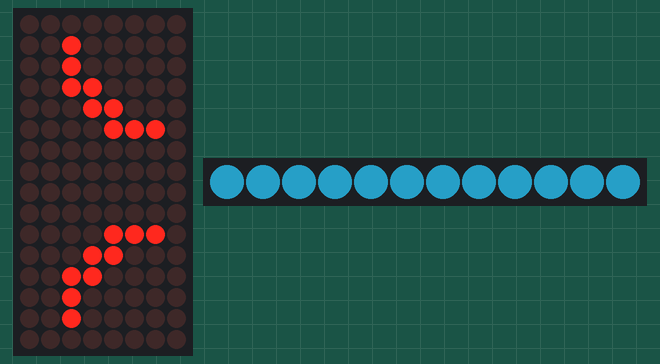
Simulated run of this sketch. Board: Arduino Uno, built with avr-gcc and run on an emulated ATmega328P. On the bench: 8×16 LED matrix, 12 RGB LEDs in strip order, left to right. Dim RGB values are drawn brighter than linear.

Above: at 0.1 s.

The sketch:

disappoint.ino
```cpp
//Function: Display disappointed facial expression on 16×8 LED matrix + sky-blue color on 12-LED RGB strip.
//Hardware: LED matrix (I2C addr:0x70), RGB NeoPixel strip (pin 3)

#include <Wire.h>
#include "Adafruit_LEDBackpack.h"
Adafruit_8x16matrix ematrix = Adafruit_8x16matrix();
#include <Adafruit_NeoPixel.h>

Adafruit_NeoPixel pixel = Adafruit_NeoPixel(12, 3, NEO_GRB + NEO_KHZ800);
uint8_t eyesm_bmp[16];

//Show disappointed face: sky-blue strip + disappointed bitmap on matrix
void showDisappointFace() {
  pixel.clear();
  pixel.fill(pixel.Color(51, 204, 255));
  pixel.show();

  //Matrix: assign disappointed face bitmap data
  eyesm_bmp[0] = B00000000;eyesm_bmp[1] = B00100000;eyesm_bmp[2] = B00100000;eyesm_bmp[3] = B00110000;eyesm_bmp[4] = B00011000;eyesm_bmp[5] = B00001110;eyesm_bmp[6] = B00000000;eyesm_bmp[7] = B00000000;eyesm_bmp[8] = B00000000;eyesm_bmp[9] = B00000000;eyesm_bmp[10] = B00001110;eyesm_bmp[11] = B00011000;eyesm_bmp[12] = B00110000;eyesm_bmp[13] = B00100000;eyesm_bmp[14] = B00100000;eyesm_bmp[15] = B00000000;
  ematrix.clear();
  ematrix.setRotation(0);
  ematrix.drawBitmap(0, 0, eyesm_bmp, 8, 16, 1);
  ematrix.writeDisplay();
}

//Initialize hardware: LED matrix + RGB strip
void setup() {
  ematrix.begin(0x70);
  pixel.begin();
  pixel.setBrightness(99);
  pixel.clear();
}

//continuously show disappointed face
void loop() {
  showDisappointFace();
  delay(1000);
}
```
